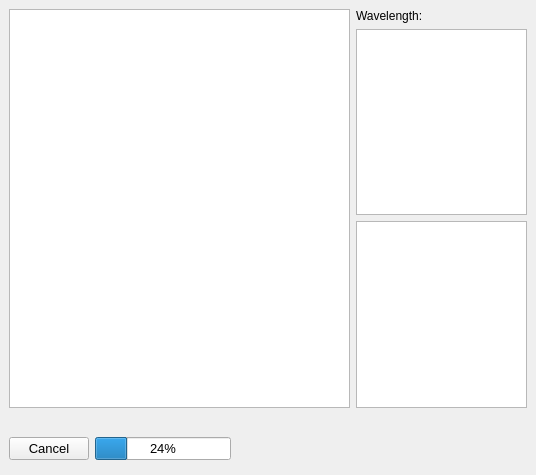
                 <widget class="QWidget" name="flatsStep1">
                  <layout class="QVBoxLayout" name="verticalLayout_28">
                   <property name="leftMargin">
                    <number>0</number>
                   </property>
                   <property name="topMargin">
                    <number>0</number>
                   </property>
                   <property name="rightMargin">
                    <number>0</number>
                   </property>
                   <property name="bottomMargin">
                    <number>0</number>
                   </property>
                   <item>
                    <widget class="QWidget" name="flatsStep1Main" native="true">
                     <property name="sizePolicy">
                      <sizepolicy hsizetype="Preferred" vsizetype="Preferred">
                       <horstretch>0</horstretch>
                       <verstretch>8</verstretch>
                      </sizepolicy>
                     </property>
                     <layout class="QGridLayout" name="gridLayout_17">
                      <item row="0" column="0">
                       <widget class="QGraphicsView" name="flatsStep1View">
                        <property name="sizePolicy">
                         <sizepolicy hsizetype="Expanding" vsizetype="Expanding">
                          <horstretch>2</horstretch>
                          <verstretch>0</verstretch>
                         </sizepolicy>
                        </property>
                       </widget>
                      </item>
                      <item row="0" column="1">
                       <widget class="QWidget" name="flatsStep1Info" native="true">
                        <property name="sizePolicy">
                         <sizepolicy hsizetype="Preferred" vsizetype="Preferred">
                          <horstretch>1</horstretch>
                          <verstretch>0</verstretch>
                         </sizepolicy>
                        </property>
                        <layout class="QVBoxLayout" name="verticalLayout_29">
                         <property name="leftMargin">
                          <number>0</number>
                         </property>
                         <property name="topMargin">
                          <number>0</number>
                         </property>
                         <property name="rightMargin">
                          <number>0</number>
                         </property>
                         <property name="bottomMargin">
                          <number>0</number>
                         </property>
                         <item>
                          <widget class="QLabel" name="flatsStep1Wave">
                           <property name="text">
                            <string>Wavelength: </string>
                           </property>
                          </widget>
                         </item>
                         <item>
                          <widget class="QGraphicsView" name="flatsStep1Hist"/>
                         </item>
                         <item>
                          <widget class="QGraphicsView" name="flatsStep1Zoom">
                           <property name="interactive">
                            <bool>false</bool>
                           </property>
                          </widget>
                         </item>
                        </layout>
                       </widget>
                      </item>
                     </layout>
                    </widget>
                   </item>
                   <item>
                    <widget class="QWidget" name="flatsStep1Bar" native="true">
                     <property name="sizePolicy">
                      <sizepolicy hsizetype="Preferred" vsizetype="Preferred">
                       <horstretch>0</horstretch>
                       <verstretch>1</verstretch>
                      </sizepolicy>
                     </property>
                     <layout class="QHBoxLayout" name="horizontalLayout_21">
                      <item>
                       <widget class="QPushButton" name="flatsCancelButton">
                        <property name="font">
                         <font>
                          <pointsize>10</pointsize>
                         </font>
                        </property>
                        <property name="text">
                         <string>Cancel</string>
                        </property>
                       </widget>
                      </item>
                      <item>
                       <widget class="QProgressBar" name="flatsProgressBar">
                        <property name="font">
                         <font>
                          <pointsize>10</pointsize>
                         </font>
                        </property>
                        <property name="value">
                         <number>24</number>
                        </property>
                       </widget>
                      </item>
                      <item>
                       <spacer name="horizontalSpacer_19">
                        <property name="orientation">
                         <enum>Qt::Horizontal</enum>
                        </property>
                        <property name="sizeHint" stdset="0">
                         <size>
                          <width>296</width>
                          <height>20</height>
                         </size>
                        </property>
                       </spacer>
                      </item>
                     </layout>
                    </widget>
                   </item>
                  </layout>
                 </widget>
